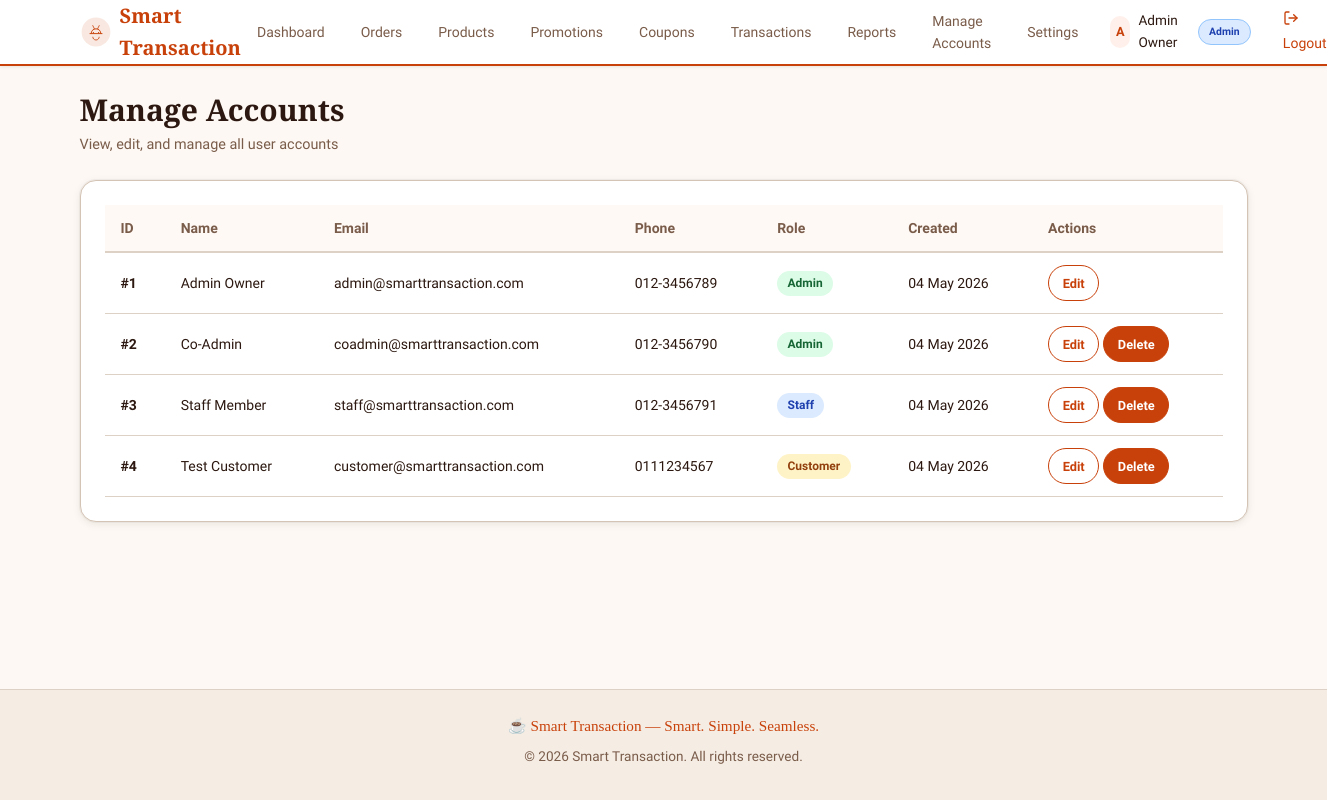
The page /admin/manage-accounts.php (signed in) on the database its author committed.
### tables this page shows
CREATE TABLE users (
    id INT AUTO_INCREMENT PRIMARY KEY,
    name VARCHAR(100) NOT NULL,
    email VARCHAR(100) NOT NULL UNIQUE,
    phone VARCHAR(20) DEFAULT NULL,
    password_hash VARCHAR(255) NOT NULL,
    security_question VARCHAR(255) DEFAULT NULL,
    security_answer VARCHAR(255) DEFAULT NULL,
    reset_token VARCHAR(64) DEFAULT NULL,
    reset_token_expires DATETIME DEFAULT NULL,
    role ENUM('customer','staff','admin') NOT NULL DEFAULT 'customer',
    created_at TIMESTAMP DEFAULT CURRENT_TIMESTAMP
);

### admin/manage-accounts.php (the view, shortened to what this page needs)
<?php
$pdo = getDBConnection();
$users = [];
try {
    $stmt = $pdo->query("SELECT id, name, email, phone, role, created_at FROM users ORDER BY created_at DESC");
    $users = $stmt->fetchAll(PDO::FETCH_ASSOC);
} catch (PDOException $e) {
    $flash = ['type' => 'danger', 'message' => 'Database error: ' . $e->getMessage()];
}
include __DIR__ . '/../includes/header.php';
?>
<div class="page-header">
    <h1>Manage Accounts</h1>
    <p>View, edit, and manage all user accounts</p>
</div>
<div class="card">
    <div class="card-body" style="overflow-x:auto;">
        <table class="table">
            <thead>
                <tr>
                    <th>ID</th>
                    <th>Name</th>
                    <th>Email</th>
                    <th>Phone</th>
                    <th>Role</th>
                    <th>Created</th>
                    <th>Actions</th>
                </tr>
            </thead>
            <tbody>
                <?php foreach ($users as $u): ?>
                <tr>
                    <td><strong>#<?php echo (int) $u['id']; ?></strong></td>
                    <td><?php echo htmlspecialchars($u['name']); ?></td>
                    <td><?php echo htmlspecialchars($u['email']); ?></td>
                    <td><?php echo htmlspecialchars($u['phone'] ?? '-'); ?></td>
                    <td>
                        <span class="badge badge-<?php echo htmlspecialchars($u['role']); ?>">
                            <?php echo htmlspecialchars(ucfirst($u['role'])); ?>
                        </span>
                    </td>
                    <td><?php echo date('d M Y', strtotime($u['created_at'])); ?></td>
                    <td>
                        <div style="display:flex;gap:0.25rem;flex-wrap:wrap;">
                            <button class="btn btn-sm btn-outline" onclick="editUser(<?php echo (int) $u['id']; ?>)">Edit</button>
                            <?php if ((int) $u['id'] !== (int) ($_SESSION['user_id'] ?? 0)): ?>
                            <form method="POST" style="display:inline;" onsubmit="return confirm('Delete user \'<?php echo htmlspecialchars($u['name']); ?>\'? This cannot be undone.');">
                                <button type="submit" name="delete_user" class="btn btn-sm btn-danger">Delete</button>
                            </form>
                            <?php endif; ?>
                        </div>
                    </td>
                </tr>
                <?php endforeach; ?>
            </tbody>
        </table>
    </div>
</div>
<?php include __DIR__ . '/../includes/footer.php'; ?>

### assets/css/style.css (style rules this page uses)
:root, [data-theme="light"] { --color-primary: #c8410a; --color-primary-hover: #a8340a; --color-primary-active: #882808; --color-primary-light: #fff0eb; --color-primary-highlight:#fdd5c4; --color-secondary: #e8820c; --color-secondary-hover: #c96f09; --color-secondary-light: #fff6e8; --color-accent: #2d6a4f; --color-accent-hover: #1b4332; --color-accent-light: #d8f3dc; --color-bg: #fdf8f3; --color-surface: #fff9f5; --color-surface-2: #ffffff; --color-surface-offset: #f5ede4; --color-surface-offset-2: #ede0d4; --color-surface-dynamic: #e4d5c6; --color-divider: #ddd0c4; --color-border: #d4c4b5; --color-text: #2c1810; --color-text-muted: #7a5c4a; --color-text-faint: #b8997e; --color-text-inverse: #fff9f5; --color-success: #2d6a4f; --color-success-light: #d8f3dc; --color-warning: #e8820c; --color-warning-light: #fff3cd; --color-error: #c8410a; --color-error-light: #fff0eb; --color-info: #1a6b8a; --color-info-light: #d0eaf5; --status-pending: #e8820c; --status-preparing: #1a6b8a; --status-ready: #2d6a4f; --status-completed: #5a5a5a; --status-cancelled: #c8410a; --shadow-sm: 0 1px 3px rgba(44,24,16,0.08); --shadow-md: 0 4px 16px rgba(44,24,16,0.10); --shadow-lg: 0 12px 40px rgba(44,24,16,0.14); --shadow-card: 0 2px 8px rgba(44,24,16,0.08), 0 0 0 1px rgba(44,24,16,0.04); --radius-sm: 6px; --radius-md: 10px; --radius-lg: 16px; --radius-xl: 24px; --radius-full: 9999px; --space-1: 0.25rem; --space-2: 0.5rem; --space-3: 0.75rem; --space-4: 1rem; --space-5: 1.25rem; --space-6: 1.5rem; --space-8: 2rem; --space-10: 2.5rem; --space-12: 3rem; --space-16: 4rem; --space-20: 5rem; --space-24: 6rem; --font-display: 'Playfair Display', Georgia, serif; --font-body: 'Plus Jakarta Sans', system-ui, sans-serif; }
*, *::before, *::after { box-sizing: border-box; margin: 0; padding: 0; }
html { font-size: 16px; -webkit-text-size-adjust: 100%; scroll-behavior: smooth; }
body { font-family: var(--font-body); font-size: 1rem; line-height: 1.6; color: var(--color-text); background-color: var(--color-bg); min-height: 100vh; display: flex; flex-direction: column; }
h1, h2, h3, h4, h5, h6 { line-height: 1.3; color: var(--color-text); font-weight: 600; }
h1 { font-size: 1.875rem; margin-bottom: var(--space-2); }
p { margin-bottom: var(--space-2); }
.page-header { margin-bottom: var(--space-6); }
.page-header h1 { font-family: var(--font-display); font-weight: 700; margin-bottom: var(--space-1); }
.page-header p { color: var(--color-text-muted); font-size: 0.9rem; }
.card { background: var(--color-surface-2); border-radius: var(--radius-lg); box-shadow: var(--shadow-card); border: 1px solid var(--color-border); overflow: hidden; }
.card-body { padding: var(--space-6); }
.btn { display: inline-flex; align-items: center; justify-content: center; gap: var(--space-2); padding: 0.5rem 1rem; font-size: 0.875rem; font-weight: 600; font-family: var(--font-body); line-height: 1.5; border: 1px solid transparent; border-radius: var(--radius-full); cursor: pointer; transition: all 0.18s ease; text-decoration: none; white-space: nowrap; min-height: 44px; }
.btn-danger { background: var(--color-error); color: #fff; border-color: var(--color-error); }
.btn-outline { background: transparent; color: var(--color-primary); border-color: var(--color-primary); }
.btn-sm { padding: 0.3rem 0.85rem; font-size: 0.8rem; min-height: 36px; }
.badge { display: inline-flex; align-items: center; padding: 0.2rem 0.65rem; font-size: 0.75rem; font-weight: 600; border-radius: var(--radius-full); white-space: nowrap; gap: 0.25rem; }
table { width: 100%; border-collapse: collapse; font-size: 0.875rem; }
thead { background: var(--color-surface); }
th { padding: 0.75rem 1rem; text-align: left; font-weight: 600; color: var(--color-text-muted); border-bottom: 2px solid var(--color-divider); white-space: nowrap; }
td { padding: 0.75rem 1rem; border-bottom: 1px solid var(--color-divider); vertical-align: middle; }

### admin/manage-accounts.php (style rules this page uses)
.badge-admin { background:#dcfce7; color:#166534; }
.badge-staff { background:#dbeafe; color:#1e40af; }
.badge-customer { background:#fef3c7; color:#92400e; }

### rows shown on the page
users: id "1", name "Admin Owner", email "admin@smarttransaction.com", phone "012-3456789", role "Admin", created_at "04 May 2026"
users: id "2", name "Co-Admin", email "coadmin@smarttransaction.com", phone "012-3456790", role "Admin", created_at "04 May 2026"
users: id "3", name "Staff Member", email "staff@smarttransaction.com", phone "012-3456791", role "Staff", created_at "04 May 2026"
users: id "4", name "Test Customer", email "customer@smarttransaction.com", phone "0111234567", role "Customer", created_at "04 May 2026"

### other values the page prints
substr($_SESSION['user_name'] ?? 'U', 0, 1) "A"
$_SESSION['user_name'] "Admin Owner"
$_SESSION['admin_role'] "Admin"
